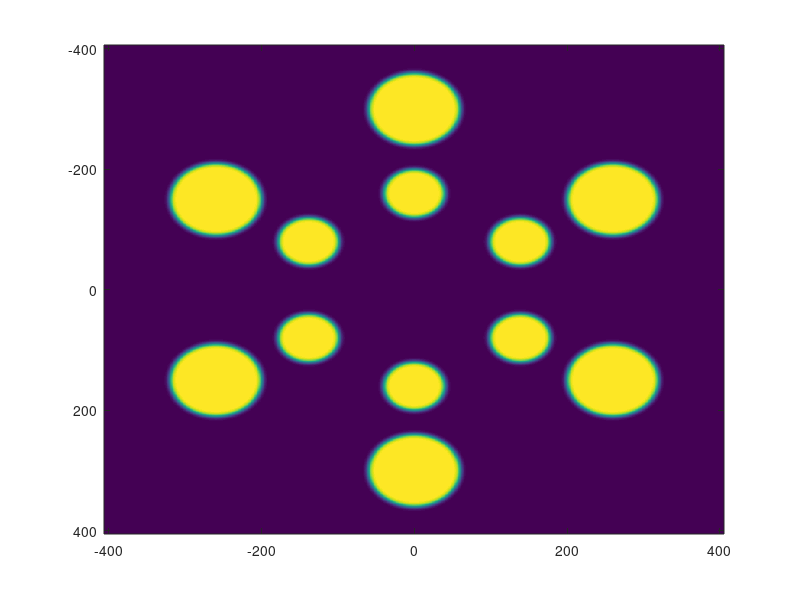
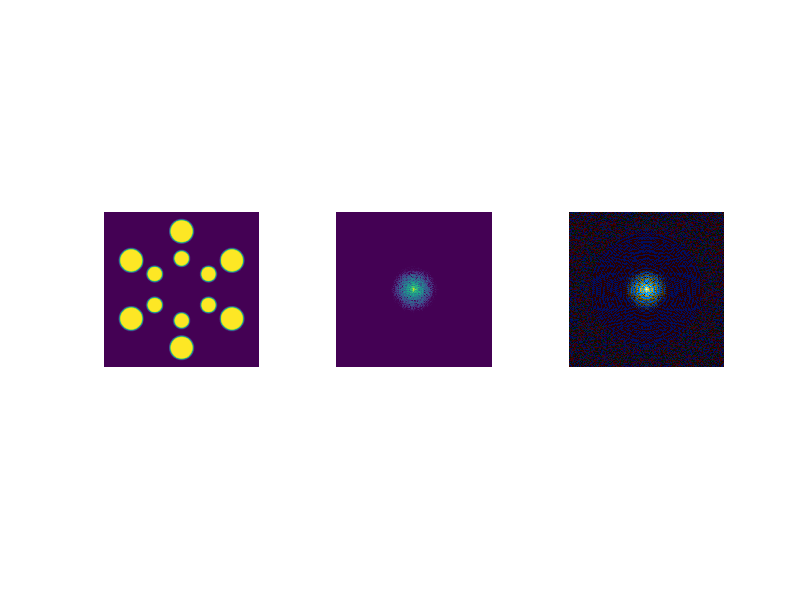

Write the MATLAB code that produced these figures, in order.
clear; % clc; close all;
% which image
row = 1;
col = 1;

% apeture parameters
r_circle = 40;
r_octagon1 = 160;
r_octagon2 = 300;

N = 812;
x = (-N/2):(N/2-1);
[xx,yy] = meshgrid( x, x );
circle = @(x0,y0, r, sg) -(erf((sqrt((xx-x0).^2+(yy-y0).^2)-r)/sg) - 1)/2;


px1 = r_octagon1*cosd( (0:60:300)' + 30 );
py1 = r_octagon1*sind( (0:60:300)' + 30 );
px2 = r_octagon2*cosd( (0:60:300)' + 30 );
py2 = r_octagon2*sind( (0:60:300)' + 30 );

points = [px1, py1; px2, py2];
num_points = size(points,1);

obj = zeros( size(xx) );
% for ind_point = 1:num_points
%     cur_x = points(ind_point,1);
%     cur_y = points(ind_point,2);
%     obj = obj + circle( cur_x,cur_y, r_circle, 10);
% end
for i = 1:6
    obj = obj+circle(px1(i), py1(i),r_circle, 5);
    obj = obj+circle(px2(i), py2(i),r_circle*1.5, 5);
end
imagesc(x, x, obj)

%%
obj_fft = fftshift(fft2(ifftshift(obj)));
obj_pha = angle(obj_fft)+pi/2;

L = 5* log(abs(obj_fft).^2+1);
a = 65*cos(obj_pha);
b = 65*sin(obj_pha);
pha_rgb = lab2rgb( cat(3, L, a, b));
pha_rgb( pha_rgb>1 ) = 1;
pha_rgb( pha_rgb<0 ) = 0;

figure
subplot(1,3,1)
imagesc(x,x,obj)
xlim([-400, 400])
ylim([-400, 400])
axis equal xy off
subplot(1,3,2)
imagesc( log( abs(obj_fft).^2 +1))
axis equal xy off
subplot(1,3,3)
imshow(pha_rgb)
axis equal xy off


return




remove_pts = [];
N = 811; %number of pixels
noise_mean = 0;
noise_variance = 0.005;
px1 = [476 406 336 336 406 476];
py1 = [446 486 446 366 326 366];

px2 = [526 406 286 286 406 526];
py2 = [476 546 476 336 266 336];

% px1 = [475 406 337 337 406 475];
% py1 = [446 486 446 366 326 366];
% 
% px2 = [527 406 285 285 406 527];
% py2 = [476 546 476 336 266 336];

%Image Parameters
N_padded = 4095;
contrast_min = 98.9;
contrast_max = 99.97;
% contrast_min_log = 0;
% contrast_max_log = 99.97;
contrast_min_phase = 50;
contrast_max_phase = 99;
padding = (N_padded - N) / 2;

zoom_factor = 16;
crop_start = (N_padded+1)/2 - ((N_padded+1)/zoom_factor);
crop_end = (N_padded+1)/2 + ((N_padded+1)/zoom_factor);
filename_real = "plate3_real_" + string(row) + "_" + string(col) + ".tif";
% filename_amp = "plate3_amplog_" + string(row) + "_" + string(col) + ".tif";
filename_amp2 = "plate3_amp_" + string(row) + "_" + string(col) + ".tif";
filename_phase = "plate3_phase_" + string(row) + "_" + string(col) + ".tif";
filename_combined = "plate3_comb_" + string(row) + "_" + string(col) + ".tif";

% make plate
[xx, yy] = meshgrid(1:N);

% printing circles
obj = zeros(N);
count = 1;

for i = 1:length(px1)
    rr = sqrt((xx - px1(i)).^2 + (yy-py1(i)).^2);
    rr_erf1 = rr + erf(rr);
    rr_erf2 = rr - erf(rr);
    obj(rr <= r_circle) = 1;
    obj(rr_erf1 <= r_circle) = 1;
    obj(rr_erf2 <= r_circle) = 1;
end

for i = 1:length(px2)
    if(count <= length(remove_pts) && i == remove_pts(count))
        count = count + 1;
        continue
    end
    rr = sqrt((xx - px2(i)).^2 + (yy-py2(i)).^2);
    rr_erf1 = rr + erf(rr);
    rr_erf2 = rr - erf(rr);
    obj(rr <= r_circle) = 1;
    obj(rr_erf1 <= r_circle) = 1;
    obj(rr_erf2 <= r_circle) = 1;
end


%% Display real
disp_obj = imnoise(obj, 'gaussian', noise_mean, noise_variance);
disp_obj = rescale(disp_obj);
img = figure;
hold on;
colormap(flipud(colormap(gray)));
imagesc(disp_obj);
axis square;
axis tight;
axis off;
fig = gcf;
exportgraphics(fig, filename_real);
% set(gca, 'YDir', 'reverse');
hold off;

% take fft
obj = padarray(obj, [padding, padding], 'both');
obj = imnoise(obj, 'gaussian', noise_mean, noise_variance);
obj_fft = fftshift( fft2(obj) );

%% Amplitude
obj_amp = sqrt(((obj_fft).*conj(obj_fft)));
obj_amp = obj_amp - min(obj_amp(:));
obj_amp = obj_amp/max(obj_amp(:));
obj_amp(obj_amp == max(obj_amp(:))) = 0;
obj_amp = obj_amp/max(obj_amp(:));
obj_amp(obj_amp<=0.01) = 0;
obj_amp = rescale(obj_amp);
val_range = prctile(obj_amp, [contrast_min contrast_max], 'all');
obj_amp = imadjust(obj_amp, [val_range(1) val_range(2)], [0 1]);
obj_amp = obj_amp(crop_start:crop_end, crop_start:crop_end);

amp = figure;
hold on;
imagesc(obj_amp);
colormap("bone")
colorbar
axis square;
axis tight;
axis off;
exportgraphics(gcf, filename_amp2);
% imwrite(obj_fft2, filename_amp2, 'tif');
hold off;

obj_phase = angle(obj_fft);
obj_phase = rescale(obj_phase);
val_range = prctile(obj_phase, [contrast_min_phase contrast_max_phase], 'all');
obj_phase = imadjust(obj_phase, [val_range(1) val_range(2)], [0 1]);
obj_phase = obj_phase(crop_start:crop_end, crop_start:crop_end);

phase = figure;
hold on;
imagesc(obj_phase);
colormap("bone")
colorbar
axis square;
axis tight;
axis off;
exportgraphics(gcf, filename_phase);
hold off;

%% combined
%separate amplitude and phase
obj_phase = angle(obj_fft);
obj_phase = obj_phase(crop_start:crop_end, crop_start:crop_end);
pha = obj_phase;
amp = obj_amp;

%diffraction pattern
diff = amp.^2;

% [rcenter,ccenter] = find(diff == max(diff(:)));
% zb = 30;
% diff(rr2<zb^2) = 0;
% amp(rr2<zb^2) = 0;
% diff(rcenter-zb:rcenter+zb,ccenter-zb:ccenter+zb) = 0;
% amp(rcenter-zb:rcenter+zb,ccenter-zb:ccenter+zb) = 0;
% 
% figure
% imagesc((diff))
% colormap('gray')
% axis equal


%labspace
L = amp;
L = L*70;
a = L .* cos(pha);
b = L .* sin(pha); 


labim(:,:,1) = L;
labim(:,:,2) = a;
labim(:,:,3) = b;
rgbim = lab2rgb(labim);

rgb_blured = zeros(size(rgbim));



maxrgb = max(rgbim(:));
for i = 1:3
    rgb_blured(:,:,i) = imgaussfilt(rgbim(:,:,i),2);
end
rgb_blured = rgb_blured/max(rgb_blured(:))*maxrgb;
% rgb_blured = rgb_blured(crop_start:crop_end, crop_start:crop_end, :);

combined = figure;
hold on;
imagesc(rgb_blured);
axis square;
axis tight;
axis off;
exportgraphics(gcf, filename_combined);
hold off;